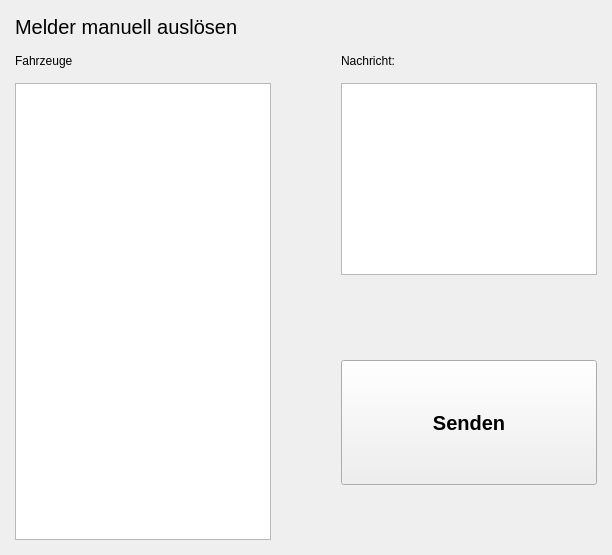
     <widget class="QWidget" name="page_melder">
      <layout class="QGridLayout" name="gridLayout_4">
       <property name="leftMargin">
        <number>15</number>
       </property>
       <property name="topMargin">
        <number>15</number>
       </property>
       <property name="rightMargin">
        <number>15</number>
       </property>
       <property name="bottomMargin">
        <number>15</number>
       </property>
       <property name="spacing">
        <number>15</number>
       </property>
       <item row="6" column="2" colspan="2">
        <spacer name="verticalSpacer_4">
         <property name="orientation">
          <enum>Qt::Vertical</enum>
         </property>
         <property name="sizeHint" stdset="0">
          <size>
           <width>20</width>
           <height>40</height>
          </size>
         </property>
        </spacer>
       </item>
       <item row="1" column="0">
        <widget class="QLabel" name="label_text_melder_fahrzeuge">
         <property name="text">
          <string>Fahrzeuge</string>
         </property>
        </widget>
       </item>
       <item row="2" column="0" rowspan="5">
        <widget class="QListWidget" name="listWidget_melder">
         <property name="selectionMode">
          <enum>QAbstractItemView::MultiSelection</enum>
         </property>
        </widget>
       </item>
       <item row="0" column="0" colspan="3">
        <widget class="QLabel" name="label_text_melder_manuell_ausloesen">
         <property name="font">
          <font>
           <pointsize>15</pointsize>
          </font>
         </property>
         <property name="text">
          <string>Melder manuell auslösen</string>
         </property>
        </widget>
       </item>
       <item row="1" column="2">
        <widget class="QLabel" name="label_text_nachricht">
         <property name="text">
          <string>Nachricht:</string>
         </property>
        </widget>
       </item>
       <item row="3" column="2" colspan="2">
        <spacer name="verticalSpacer_3">
         <property name="orientation">
          <enum>Qt::Vertical</enum>
         </property>
         <property name="sizeHint" stdset="0">
          <size>
           <width>20</width>
           <height>40</height>
          </size>
         </property>
        </spacer>
       </item>
       <item row="2" column="1">
        <spacer name="horizontalSpacer">
         <property name="orientation">
          <enum>Qt::Horizontal</enum>
         </property>
         <property name="sizeHint" stdset="0">
          <size>
           <width>40</width>
           <height>20</height>
          </size>
         </property>
        </spacer>
       </item>
       <item row="2" column="2" colspan="2">
        <widget class="QTextBrowser" name="textBrowser_melder">
         <property name="readOnly">
          <bool>false</bool>
         </property>
        </widget>
       </item>
       <item row="5" column="2" colspan="2">
        <widget class="QPushButton" name="pushButton_melder_senden">
         <property name="sizePolicy">
          <sizepolicy hsizetype="Expanding" vsizetype="Fixed">
           <horstretch>0</horstretch>
           <verstretch>0</verstretch>
          </sizepolicy>
         </property>
         <property name="minimumSize">
          <size>
           <width>125</width>
           <height>125</height>
          </size>
         </property>
         <property name="font">
          <font>
           <pointsize>15</pointsize>
           <weight>75</weight>
           <bold>true</bold>
          </font>
         </property>
         <property name="text">
          <string>Senden</string>
         </property>
         <property name="icon">
          <iconset resource="resources.qrc">
           <normaloff>:/icon/alarm-2.png</normaloff>:/icon/alarm-2.png</iconset>
         </property>
         <property name="iconSize">
          <size>
           <width>50</width>
           <height>50</height>
          </size>
         </property>
        </widget>
       </item>
      </layout>
     </widget>
